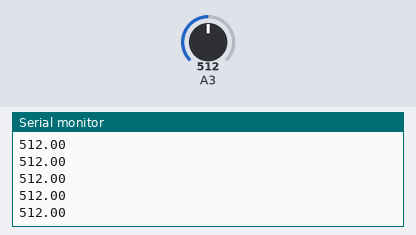
The sketch below on a simulated Arduino Uno, built with avr-gcc and run on an emulated ATmega328P. Shown: the last lines printed to the serial monitor. Inputs (shaded band) come from the test bench; at power-on: A3 = 512.

Above: at 1.2 s.
1.3 s: A3 set to 716
At 1.31 s:
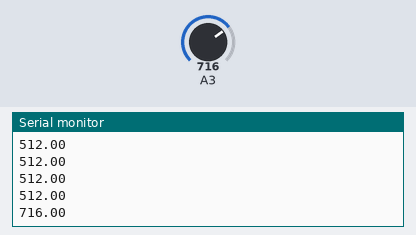
2.8 s: A3 set to 900
At 2.82 s:
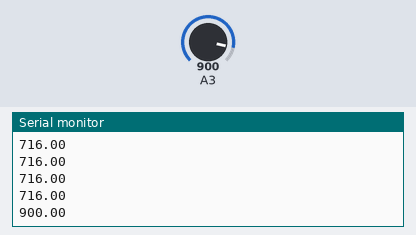
Timing chart, 0 to 5.8 s (numbered marks = the images above; inputs shaded):
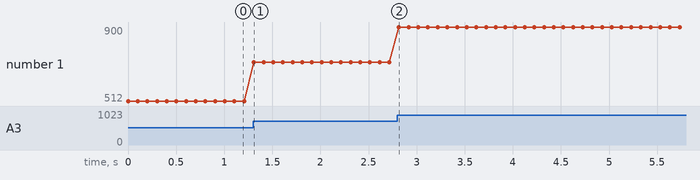

Measured:
- after the input at 1.3 s, the serial monitor: prints a new line at once (image 1)
- after the input at 2.8 s, the serial monitor: prints a new line at once (image 2)
- plotted number 1: 512 → 716 after the input at 1.3 s, 716 → 900 after the input at 2.8 s

The sketch:

test.ino
```cpp
#include <Arduino.h>

void setup() {
	pinMode(A3, INPUT);
	Serial.begin(9600);
}

void loop() {
	  double s1 = analogRead(A3);
		/* s1 = s1*(5/1023); */
	  Serial.println(s1);
	  delay(100);
}
```
